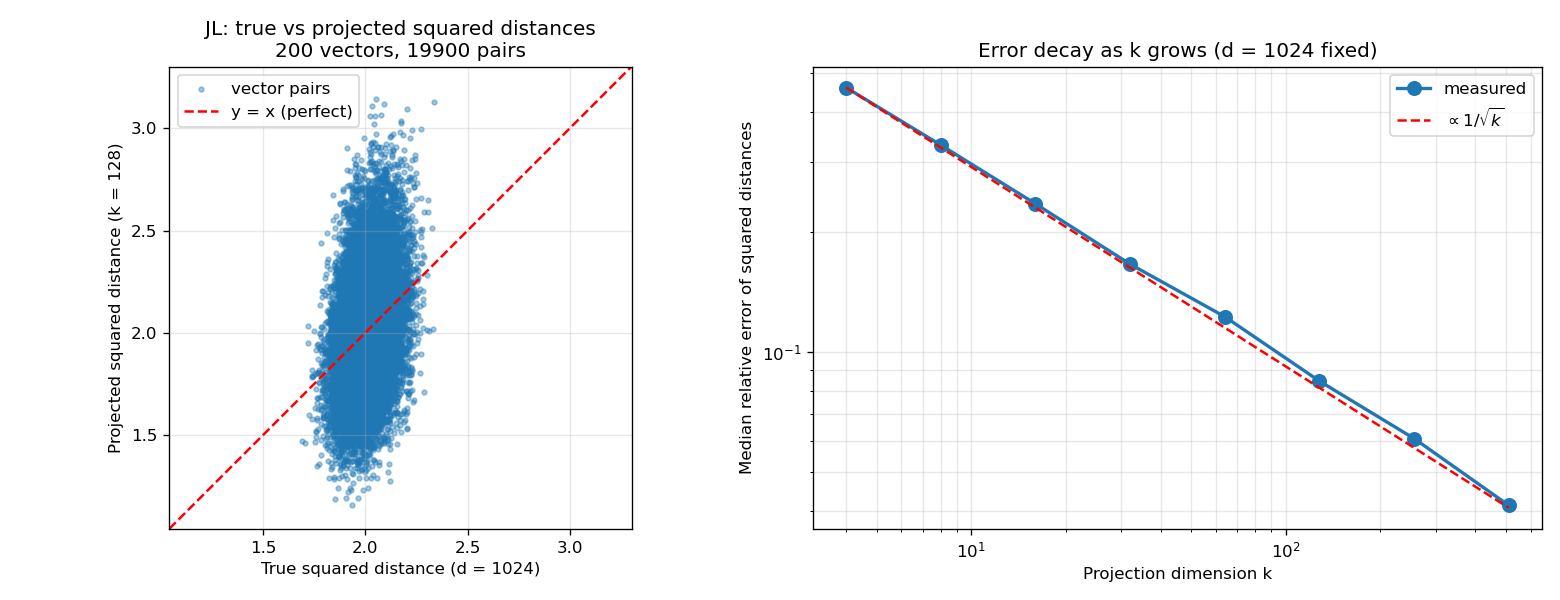

The Python source for this figure:
"""
Pedagogical demo of the Johnson-Lindenstrauss lemma.

Claim being demonstrated:
    If you take vectors in a high-dimensional space R^d and multiply each by
    the *same* random Gaussian projection matrix R (shape d x k) with k << d,
    the pairwise dot products of the projected vectors approximate the pairwise
    dot products of the original vectors. Error shrinks as k grows, roughly
    like 1/sqrt(k). The original dimension d barely matters.

This is the property TurboQuant exploits for KV cache compression: it lets you
shrink K and V vectors (which only need to preserve dot products with Q) from
many dimensions down to far fewer, with provable bounded error.

Run:  python3 jl_demo.py
Output: jl_demo.png
"""
import numpy as np
import matplotlib.pyplot as plt

rng = np.random.default_rng(42)

# --- setup ---
d = 1024            # original dimension (typical of K/V vectors per head, ish)
N = 200             # number of vectors we'll generate
ks = [4, 8, 16, 32, 64, 128, 256, 512]   # projection dimensions to test

# Generate N random vectors in R^d.
# Each entry is N(0, 1/d), so each vector has expected squared norm = 1.
X = rng.standard_normal((N, d)) / np.sqrt(d)

def pairwise_sq_dists(M):
    """Pairwise squared L2 distances between rows of M, returned as a flat array."""
    sq_norms = (M * M).sum(axis=1)
    G = M @ M.T
    D = sq_norms[:, None] + sq_norms[None, :] - 2 * G
    iu = np.triu_indices(M.shape[0], k=1)
    return D[iu]

# Ground truth: true pairwise squared distances in d dimensions.
true_d2 = pairwise_sq_dists(X)

# --- sweep over projection dimensions k, measure relative error on distances ---
median_errors = []
for k in ks:
    # JL projection matrix: Gaussian entries with the standard JL scaling.
    R = rng.standard_normal((d, k)) / np.sqrt(k)
    Xp = X @ R                                    # projected vectors, shape (N, k)
    proj_d2 = pairwise_sq_dists(Xp)
    rel_err = np.abs(proj_d2 - true_d2) / true_d2
    median_errors.append(np.median(rel_err))

# --- detailed scatter at one chosen k, for the "see it on the y=x line" plot ---
k_demo = 128
R_demo = rng.standard_normal((d, k_demo)) / np.sqrt(k_demo)
Xp_demo = X @ R_demo
proj_demo = pairwise_sq_dists(Xp_demo)

# --- plot ---
fig, axes = plt.subplots(1, 2, figsize=(13, 5))

ax = axes[0]
ax.scatter(true_d2, proj_demo, s=8, alpha=0.4, label='vector pairs')
lo = float(min(true_d2.min(), proj_demo.min())) * 0.9
hi = float(max(true_d2.max(), proj_demo.max())) * 1.05
ax.plot([lo, hi], [lo, hi], 'r--', linewidth=1.5, label='y = x (perfect)')
ax.set_xlim(lo, hi)
ax.set_ylim(lo, hi)
ax.set_xlabel(f'True squared distance (d = {d})')
ax.set_ylabel(f'Projected squared distance (k = {k_demo})')
ax.set_title(f'JL: true vs projected squared distances\n{N} vectors, {len(true_d2)} pairs')
ax.legend(loc='upper left')
ax.set_aspect('equal')
ax.grid(True, alpha=0.3)

ax = axes[1]
ax.loglog(ks, median_errors, 'o-', linewidth=2, markersize=8, label='measured')
# Theoretical 1/sqrt(k) reference, anchored at first data point
ref = median_errors[0] * np.sqrt(ks[0]) / np.sqrt(np.array(ks))
ax.loglog(ks, ref, 'r--', linewidth=1.5, label=r'$\propto 1/\sqrt{k}$')
ax.set_xlabel('Projection dimension k')
ax.set_ylabel('Median relative error of squared distances')
ax.set_title(f'Error decay as k grows (d = {d} fixed)')
ax.legend()
ax.grid(True, which='both', alpha=0.3)

plt.tight_layout()
plt.savefig('jl_demo.png', dpi=120)

# --- print numerical summary ---
print(f'd = {d}, N = {N}, num pairs = {len(true_d2)}')
print()
print(f'{"k":>6}  {"median rel err":>16}  {"compression vs d":>20}')
print('-' * 48)
for k, e in zip(ks, median_errors):
    print(f'{k:>6}  {e:>16.4f}  {d/k:>19.1f}x')
print()
print('Saved plot: jl_demo.png')
